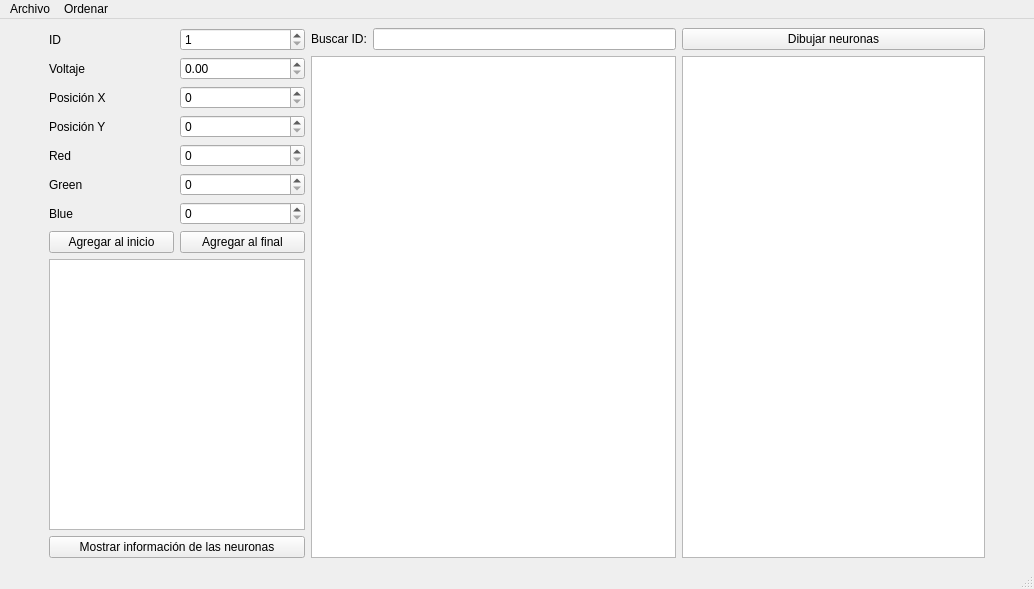
<?xml version="1.0" encoding="UTF-8"?>
<ui version="4.0">
 <class>MainWindow</class>
 <widget class="QMainWindow" name="MainWindow">
  <property name="geometry">
   <rect>
    <x>0</x>
    <y>0</y>
    <width>1034</width>
    <height>589</height>
   </rect>
  </property>
  <property name="windowTitle">
   <string>MainWindow</string>
  </property>
  <widget class="QWidget" name="centralwidget">
   <layout class="QHBoxLayout" name="horizontalLayout">
    <item>
     <spacer name="horizontalSpacer">
      <property name="orientation">
       <enum>Qt::Horizontal</enum>
      </property>
      <property name="sizeType">
       <enum>QSizePolicy::Preferred</enum>
      </property>
      <property name="sizeHint" stdset="0">
       <size>
        <width>40</width>
        <height>20</height>
       </size>
      </property>
     </spacer>
    </item>
    <item>
     <layout class="QGridLayout" name="gridLayout">
      <item row="3" column="1">
       <widget class="QSpinBox" name="posicionY_spinBox">
        <property name="maximum">
         <number>1000</number>
        </property>
       </widget>
      </item>
      <item row="8" column="0" colspan="2">
       <widget class="QTextEdit" name="output"/>
      </item>
      <item row="1" column="0">
       <widget class="QLabel" name="label_2">
        <property name="text">
         <string>Voltaje</string>
        </property>
       </widget>
      </item>
      <item row="10" column="0" colspan="2">
       <widget class="QPushButton" name="show_neurons">
        <property name="text">
         <string>Mostrar información de las neuronas</string>
        </property>
       </widget>
      </item>
      <item row="0" column="0">
       <widget class="QLabel" name="label">
        <property name="text">
         <string>ID</string>
        </property>
        <property name="alignment">
         <set>Qt::AlignLeading|Qt::AlignLeft|Qt::AlignVCenter</set>
        </property>
       </widget>
      </item>
      <item row="3" column="0">
       <widget class="QLabel" name="label_4">
        <property name="text">
         <string>Posición Y</string>
        </property>
       </widget>
      </item>
      <item row="5" column="1">
       <widget class="QSpinBox" name="green_spinBox">
        <property name="maximum">
         <number>255</number>
        </property>
       </widget>
      </item>
      <item row="6" column="0">
       <widget class="QLabel" name="label_7">
        <property name="text">
         <string>Blue</string>
        </property>
       </widget>
      </item>
      <item row="2" column="0">
       <widget class="QLabel" name="label_3">
        <property name="text">
         <string>Posición X</string>
        </property>
       </widget>
      </item>
      <item row="1" column="1">
       <widget class="QDoubleSpinBox" name="voltaje_spinBox">
        <property name="maximum">
         <double>1000.000000000000000</double>
        </property>
       </widget>
      </item>
      <item row="6" column="1">
       <widget class="QSpinBox" name="blue_spinBox">
        <property name="maximum">
         <number>255</number>
        </property>
       </widget>
      </item>
      <item row="7" column="1">
       <widget class="QPushButton" name="submit_end">
        <property name="text">
         <string>Agregar al final</string>
        </property>
       </widget>
      </item>
      <item row="7" column="0">
       <widget class="QPushButton" name="submit_start">
        <property name="text">
         <string>Agregar al inicio</string>
        </property>
       </widget>
      </item>
      <item row="2" column="1">
       <widget class="QSpinBox" name="posicionX_spinBox">
        <property name="maximum">
         <number>1000</number>
        </property>
       </widget>
      </item>
      <item row="5" column="0">
       <widget class="QLabel" name="label_6">
        <property name="text">
         <string>Green</string>
        </property>
       </widget>
      </item>
      <item row="0" column="1">
       <widget class="QSpinBox" name="id_spinBox">
        <property name="minimum">
         <number>1</number>
        </property>
        <property name="maximum">
         <number>999</number>
        </property>
       </widget>
      </item>
      <item row="4" column="0">
       <widget class="QLabel" name="label_5">
        <property name="text">
         <string>Red</string>
        </property>
       </widget>
      </item>
      <item row="4" column="1">
       <widget class="QSpinBox" name="red_spinBox">
        <property name="maximum">
         <number>255</number>
        </property>
       </widget>
      </item>
     </layout>
    </item>
    <item>
     <layout class="QGridLayout" name="gridLayout_2">
      <item row="0" column="2">
       <widget class="QPushButton" name="pushButton">
        <property name="text">
         <string>Dibujar neuronas</string>
        </property>
       </widget>
      </item>
      <item row="0" column="1">
       <widget class="QLineEdit" name="id_search"/>
      </item>
      <item row="2" column="0" colspan="2">
       <widget class="QTableWidget" name="tablaNeuronas"/>
      </item>
      <item row="2" column="2">
       <widget class="QGraphicsView" name="lienzo"/>
      </item>
      <item row="0" column="0">
       <widget class="QLabel" name="label_8">
        <property name="text">
         <string>Buscar ID:</string>
        </property>
       </widget>
      </item>
     </layout>
    </item>
    <item>
     <spacer name="horizontalSpacer_2">
      <property name="orientation">
       <enum>Qt::Horizontal</enum>
      </property>
      <property name="sizeType">
       <enum>QSizePolicy::Preferred</enum>
      </property>
      <property name="sizeHint" stdset="0">
       <size>
        <width>40</width>
        <height>20</height>
       </size>
      </property>
     </spacer>
    </item>
   </layout>
  </widget>
  <widget class="QMenuBar" name="menubar">
   <property name="geometry">
    <rect>
     <x>0</x>
     <y>0</y>
     <width>1034</width>
     <height>42</height>
    </rect>
   </property>
   <widget class="QMenu" name="menuArchivo">
    <property name="title">
     <string>Archivo</string>
    </property>
    <addaction name="actionAbrir"/>
    <addaction name="actionGuardar"/>
   </widget>
   <widget class="QMenu" name="menuOrdenar">
    <property name="title">
     <string>Ordenar</string>
    </property>
    <addaction name="actionPor_id"/>
    <addaction name="actionPor_voltaje"/>
   </widget>
   <addaction name="menuArchivo"/>
   <addaction name="menuOrdenar"/>
  </widget>
  <widget class="QStatusBar" name="statusbar"/>
  <action name="actionAbrir">
   <property name="text">
    <string>Abrir</string>
   </property>
  </action>
  <action name="actionGuardar">
   <property name="text">
    <string>Guardar</string>
   </property>
  </action>
  <action name="actionPor_id">
   <property name="text">
    <string>Por id</string>
   </property>
  </action>
  <action name="actionPor_voltaje">
   <property name="text">
    <string>Por voltaje</string>
   </property>
  </action>
 </widget>
 <tabstops>
  <tabstop>id_spinBox</tabstop>
  <tabstop>voltaje_spinBox</tabstop>
  <tabstop>posicionX_spinBox</tabstop>
  <tabstop>posicionY_spinBox</tabstop>
  <tabstop>red_spinBox</tabstop>
  <tabstop>green_spinBox</tabstop>
  <tabstop>blue_spinBox</tabstop>
  <tabstop>submit_start</tabstop>
  <tabstop>submit_end</tabstop>
  <tabstop>output</tabstop>
  <tabstop>show_neurons</tabstop>
 </tabstops>
 <resources/>
 <connections/>
</ui>
